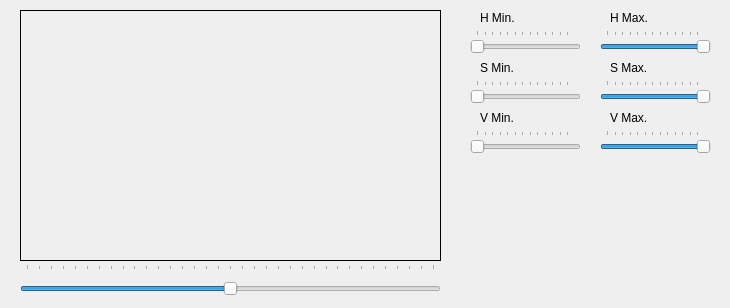
<?xml version="1.0" encoding="UTF-8"?>
<ui version="4.0">
 <class>MainWindow</class>
 <widget class="QMainWindow" name="MainWindow">
  <property name="geometry">
   <rect>
    <x>0</x>
    <y>0</y>
    <width>730</width>
    <height>308</height>
   </rect>
  </property>
  <property name="windowTitle">
   <string>Segmentacion de Colores</string>
  </property>
  <widget class="QWidget" name="centralwidget">
   <widget class="QLabel" name="imagen">
    <property name="geometry">
     <rect>
      <x>20</x>
      <y>10</y>
      <width>421</width>
      <height>251</height>
     </rect>
    </property>
    <property name="frameShape">
     <enum>QFrame::Shape::Box</enum>
    </property>
    <property name="text">
     <string/>
    </property>
    <property name="scaledContents">
     <bool>true</bool>
    </property>
   </widget>
   <widget class="QSlider" name="brisho">
    <property name="geometry">
     <rect>
      <x>20</x>
      <y>264</y>
      <width>421</width>
      <height>41</height>
     </rect>
    </property>
    <property name="minimum">
     <number>-255</number>
    </property>
    <property name="maximum">
     <number>255</number>
    </property>
    <property name="orientation">
     <enum>Qt::Orientation::Horizontal</enum>
    </property>
    <property name="tickPosition">
     <enum>QSlider::TickPosition::TicksAbove</enum>
    </property>
    <property name="tickInterval">
     <number>15</number>
    </property>
   </widget>
   <widget class="QSlider" name="HMin">
    <property name="geometry">
     <rect>
      <x>470</x>
      <y>30</y>
      <width>111</width>
      <height>25</height>
     </rect>
    </property>
    <property name="maximum">
     <number>255</number>
    </property>
    <property name="orientation">
     <enum>Qt::Orientation::Horizontal</enum>
    </property>
    <property name="tickPosition">
     <enum>QSlider::TickPosition::TicksAbove</enum>
    </property>
    <property name="tickInterval">
     <number>20</number>
    </property>
   </widget>
   <widget class="QSlider" name="HMax">
    <property name="geometry">
     <rect>
      <x>600</x>
      <y>30</y>
      <width>111</width>
      <height>25</height>
     </rect>
    </property>
    <property name="maximum">
     <number>255</number>
    </property>
    <property name="value">
     <number>255</number>
    </property>
    <property name="orientation">
     <enum>Qt::Orientation::Horizontal</enum>
    </property>
    <property name="tickPosition">
     <enum>QSlider::TickPosition::TicksAbove</enum>
    </property>
    <property name="tickInterval">
     <number>20</number>
    </property>
   </widget>
   <widget class="QLabel" name="label">
    <property name="geometry">
     <rect>
      <x>480</x>
      <y>10</y>
      <width>58</width>
      <height>16</height>
     </rect>
    </property>
    <property name="text">
     <string>H Min.</string>
    </property>
   </widget>
   <widget class="QLabel" name="label_2">
    <property name="geometry">
     <rect>
      <x>610</x>
      <y>10</y>
      <width>58</width>
      <height>16</height>
     </rect>
    </property>
    <property name="text">
     <string>H Max.</string>
    </property>
   </widget>
   <widget class="QLabel" name="label_3">
    <property name="geometry">
     <rect>
      <x>480</x>
      <y>60</y>
      <width>58</width>
      <height>16</height>
     </rect>
    </property>
    <property name="text">
     <string>S Min.</string>
    </property>
   </widget>
   <widget class="QSlider" name="SMin">
    <property name="geometry">
     <rect>
      <x>470</x>
      <y>80</y>
      <width>111</width>
      <height>25</height>
     </rect>
    </property>
    <property name="maximum">
     <number>255</number>
    </property>
    <property name="orientation">
     <enum>Qt::Orientation::Horizontal</enum>
    </property>
    <property name="tickPosition">
     <enum>QSlider::TickPosition::TicksAbove</enum>
    </property>
    <property name="tickInterval">
     <number>20</number>
    </property>
   </widget>
   <widget class="QSlider" name="SMax">
    <property name="geometry">
     <rect>
      <x>600</x>
      <y>80</y>
      <width>111</width>
      <height>25</height>
     </rect>
    </property>
    <property name="maximum">
     <number>255</number>
    </property>
    <property name="value">
     <number>255</number>
    </property>
    <property name="orientation">
     <enum>Qt::Orientation::Horizontal</enum>
    </property>
    <property name="tickPosition">
     <enum>QSlider::TickPosition::TicksAbove</enum>
    </property>
    <property name="tickInterval">
     <number>20</number>
    </property>
   </widget>
   <widget class="QLabel" name="label_4">
    <property name="geometry">
     <rect>
      <x>610</x>
      <y>60</y>
      <width>58</width>
      <height>16</height>
     </rect>
    </property>
    <property name="text">
     <string>S Max.</string>
    </property>
   </widget>
   <widget class="QLabel" name="label_5">
    <property name="geometry">
     <rect>
      <x>480</x>
      <y>110</y>
      <width>58</width>
      <height>16</height>
     </rect>
    </property>
    <property name="text">
     <string>V Min.</string>
    </property>
   </widget>
   <widget class="QSlider" name="VMin">
    <property name="geometry">
     <rect>
      <x>470</x>
      <y>130</y>
      <width>111</width>
      <height>25</height>
     </rect>
    </property>
    <property name="maximum">
     <number>255</number>
    </property>
    <property name="orientation">
     <enum>Qt::Orientation::Horizontal</enum>
    </property>
    <property name="tickPosition">
     <enum>QSlider::TickPosition::TicksAbove</enum>
    </property>
    <property name="tickInterval">
     <number>20</number>
    </property>
   </widget>
   <widget class="QSlider" name="VMax">
    <property name="geometry">
     <rect>
      <x>600</x>
      <y>130</y>
      <width>111</width>
      <height>25</height>
     </rect>
    </property>
    <property name="maximum">
     <number>255</number>
    </property>
    <property name="value">
     <number>255</number>
    </property>
    <property name="orientation">
     <enum>Qt::Orientation::Horizontal</enum>
    </property>
    <property name="tickPosition">
     <enum>QSlider::TickPosition::TicksAbove</enum>
    </property>
    <property name="tickInterval">
     <number>20</number>
    </property>
   </widget>
   <widget class="QLabel" name="label_6">
    <property name="geometry">
     <rect>
      <x>610</x>
      <y>110</y>
      <width>58</width>
      <height>16</height>
     </rect>
    </property>
    <property name="text">
     <string>V Max.</string>
    </property>
   </widget>
  </widget>
 </widget>
 <resources/>
 <connections/>
</ui>
